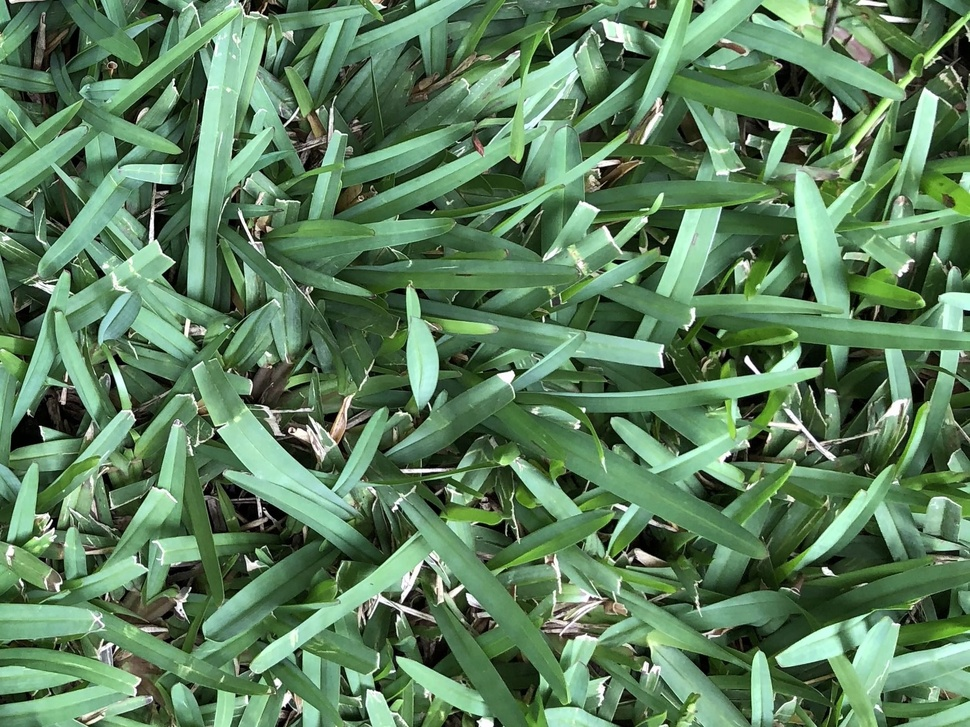
#> input picture TEXT_MINING_AND_IMAGE_RECOGNITION/Proyecto_Image_Recognition/imagen1.jpg, 970 x 727 px, shrunk from 2038 x 1528 before the run
$ jupyter execute Proyecto_image_recognition-Alvaro_Esquivel.ipynb   (shell and % lines are left out)
#> lines starting #> are read from the running program, lines starting #| are printed output that depends on the picture; after the words box and inside, x2 and y2 are one past the last pixel; in counts of white or black regions, pixels touching at a corner belong together
# Proyecto final Image Recognition
## Álvaro Andrés Esquivel Gómez - 11002822
## Video explicativo: https://drive.google.com/file/d/124Z6KUWlBJ5oQVg4rPObBngNmgYDM710/view?usp=sharing

[cell 1]

import matplotlib
import numpy as np
import matplotlib.pyplot as plt
import cv2

[cell 2]
#Funcion para leer imagenes
def verImagen(dir_imagen):
#> called with dir_imagen = 'imagen1.jpg'
    image2 = cv2.imread(dir_imagen, cv2.IMREAD_COLOR)
#> image2 is the input picture: shape (727, 970, 3); mean B, G, R 93.6, 128.8, 92.5
    image2 = cv2.cvtColor(image2, cv2.COLOR_BGR2RGB)
    plt.figure(figsize=(8,6))
    plt.imshow(image2)

### Imagen inicial

[cell 3]
verImagen("imagen1.jpg")

### Estrategia
La estrategia para la resolución de este problema es hacer uso de técnicas de segmentación para con la finalidad de separar los tallos del suelo y entre sí mismos, y luego segmentar los tallos en componentes contables para brindar un estimado de la cantidad de tallos en una imagen.

Para ello se utilizaron diversos algoritmos de procesamiento de imágenes con la librería especializada OpenCV, la descripción de la funcionalidad de cada comando utilizado esta descrito de forma de comentarios en cada línea importante durante el proceso de transformación de la imagen y el conteo final de elementos.

[cell 4]
def estimado_cant_grama(dir_imagen):

#> called with dir_imagen = 'imagen1.jpg'
    img = cv2.imread(dir_imagen)
    print("Tamaño de la imagen: ", img.shape)
#| Tamaño de la imagen:  (727, 970, 3)

    #Transformacion de la imagen a blanco y negro
    gris = cv2.cvtColor(img, cv2.COLOR_BGR2GRAY)

    #Muestra la transformacion de la imagen a escala de grises
    plt.figure(figsize=(8,6))
    plt.title('Transformación a escala de grises', fontsize=20)
    plt.imshow(gris, cmap='gray')
    plt.show()

    ## 1. Separación entre el suelo y los tallos
    #Binarizacion de la imagen, utilizando metodo de Otsu (utilizado para obtener el umbral)
    #Si el valor de píxel es menor que el umbral, se establece en 0 de lo contrario, se establece en 255.
    #El algoritmo de Otsu devuelve un único umbral de intensidad que separa los píxeles en dos clases,
    #   primer plano y fondo. Este umbral se determina minimizando la variación de intensidad dentro de la clase o,
    #   de manera equivalente, maximizando la variación entre clases.
    #THRESH_BINARY_INV es parametro de binarizacion
    cont, binarizacion = cv2.threshold(gris,0,255,cv2.THRESH_BINARY_INV + cv2.THRESH_OTSU)
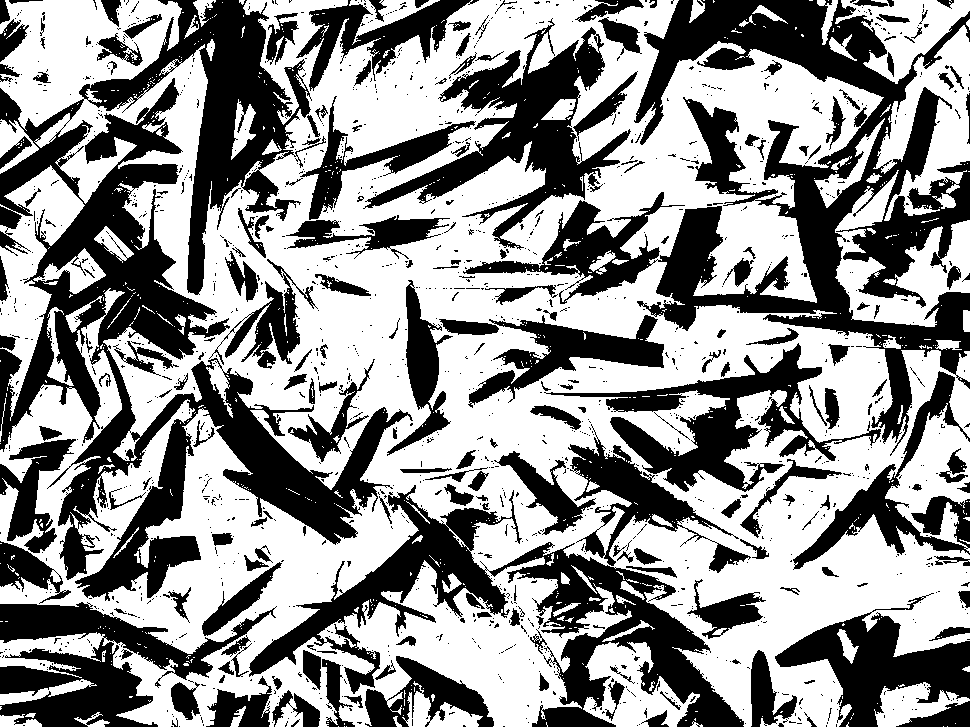
#> binarizacion: shape (727, 970); 57.3% white; 1484 black regions (1269 under 20 px), largest, box (x1, y1, x2, y2) and area: (0, 0, 413, 601) 72671, (463, 0, 970, 456) 56611, (249, 485, 744, 727) 28102
#> cont = 121

    #Se revierte la binarizacion para considear los tallos de grama como la parte de maxima intensidad
    binarizacion = 255 - binarizacion

    #Muestra la binarizacion de la imagen
    plt.figure(figsize=(8,6))
    plt.title('Binarización a de la imagen', fontsize=20)
    plt.imshow(binarizacion, cmap='gray')
    plt.show()

    ## 2. Quitar el ruido de la imagen
    #Creacion de Kernel de 3x3 para remover ruido de la imagen
    #uint8: tipo Numpy utilizado para imagenes entre 0 y 255
    kernel = np.ones((3,3), np.uint8)
    #Se utiliza transformaciones morfologicas para el procesamiento basadas en formas (identificar los tallos)
    #Utilizando parametro MORPH_OPEN para evitar porciones muy pequeñas de pixeles
    morfo_res = cv2.morphologyEx(binarizacion, cv2.MORPH_OPEN, kernel, iterations = 2)
#> morfo_res: shape (727, 970); 36.7% white; 264 white regions (2 under 20 px), largest, box (x1, y1, x2, y2) and area: (657, 120, 970, 351) 17198, (91, 0, 287, 294) 15688, (35, 164, 213, 416) 15299

    ## 3. Identificar los tallos
    #La transformación morfologica es dilatada, para aumentar el area de los tallos y acentuar características
    suelo = cv2.dilate(morfo_res, kernel, iterations=3)
#> suelo: shape (727, 970); 54.7% white; 83 black regions (32 under 20 px), largest, box (x1, y1, x2, y2) and area: (0, 0, 970, 727) 256377, (0, 0, 177, 152) 13086, (820, 0, 970, 193) 9813

    ## 4. Identificar el suelo
    #Encuentra el área del primer plano de la imagen, relativo al fondo
    #distanceTransform: Calcula la distancia al píxel cero más cercano para cada píxel de la imagen de origen.
    #DIST_L2: utilizando la distancia euclidiana
    dist_transform = cv2.distanceTransform(morfo_res, cv2.DIST_L2, 5)

    #Aplica de nuevo una binarizacion entre la distancia de los pixeles calculada anteriormente
    #Con la finalidad de separar mejor los tallos de suelo
    cont, tallos_iden = cv2.threshold(dist_transform, 0.7*dist_transform.max(),255,0)
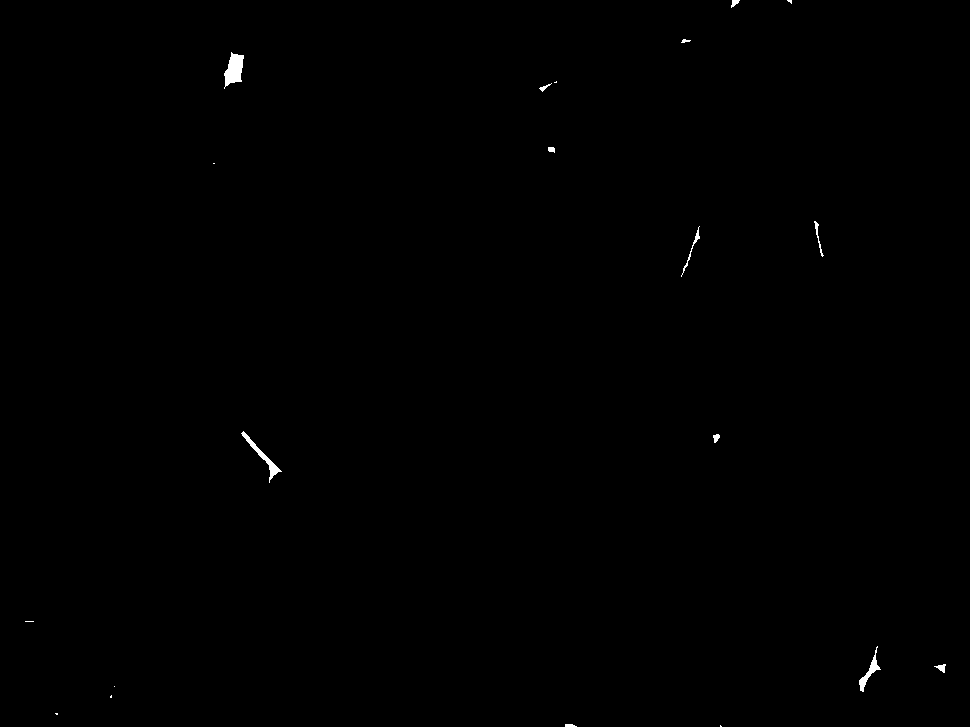
#> tallos_iden: shape (727, 970) float32; 0.21% white; 20 white regions (8 under 20 px), largest, box (x1, y1, x2, y2) and area: (224, 52, 244, 89) 446, (241, 431, 282, 483) 309, (859, 646, 881, 692) 235
#> cont = 17.78

    #Transformacion de formato para asegurar las unidades
    tallos_iden = np.uint8(tallos_iden)

    #Diferencia entre los tallos y el suelo
    bin_completa = suelo - tallos_iden
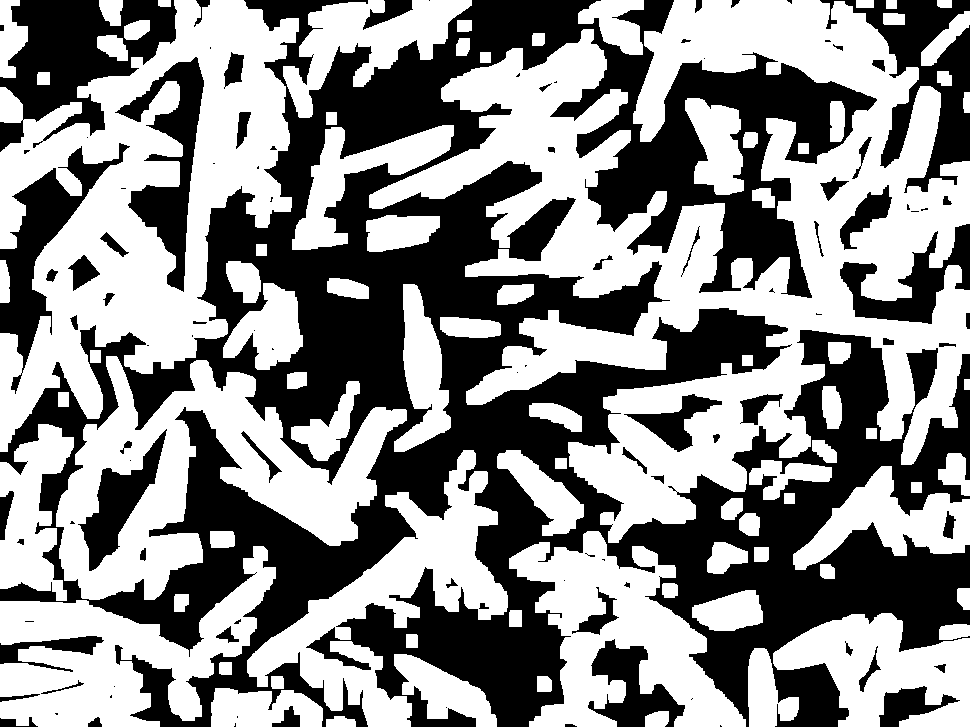
#> bin_completa: shape (727, 970); 54.5% white; 103 black regions (40 under 20 px), largest, box (x1, y1, x2, y2) and area: (0, 0, 970, 727) 256377, (0, 0, 177, 152) 13086, (820, 0, 970, 193) 9813

    #Muestra la binarizacion de la imagen
    plt.figure(figsize=(8,6))
    plt.title('Separación completa de tallos y suelo', fontsize=20)
    plt.imshow(bin_completa, cmap='gray')
    plt.show()

    ## 5. Conteo de tallos
    #Calcula los componentes conectados imagen etiquetada de la imagen booleana
    #Retorna la cantidad de componentes (espacios completos de maxima intensidad rodeados de baja intensidad)
    #Los componentes son la representacion binaria de los tallos de grama
    #Labels son grupos de componentes por pixel, 0 es el suelo
    cont, labels = cv2.connectedComponents(bin_completa)
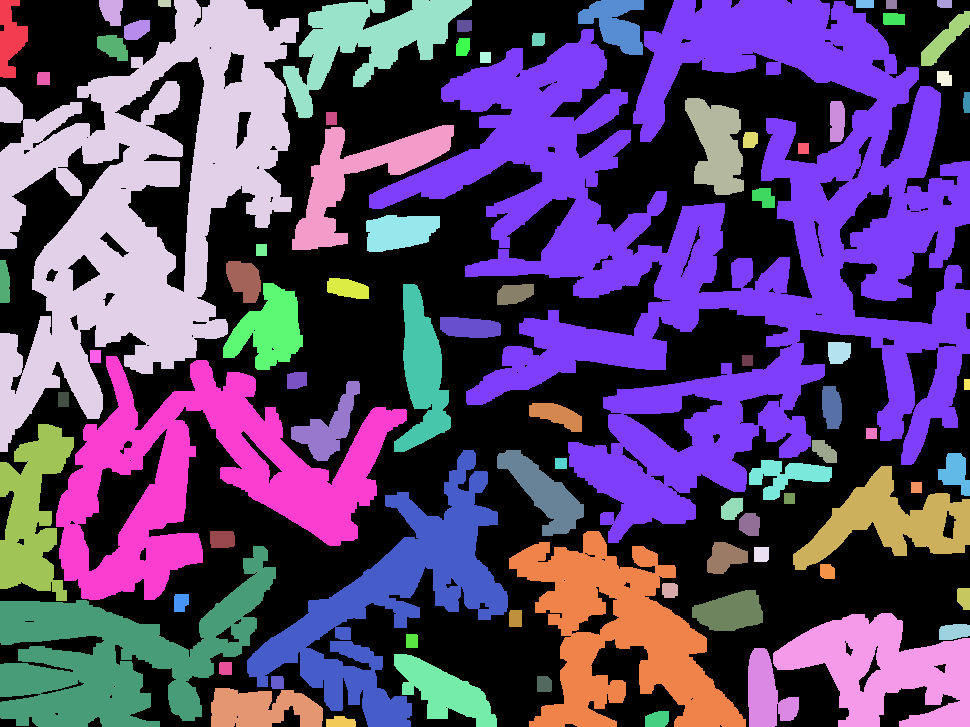
#> labels: shape (727, 970) int32; 83 distinct labels, from 0 to 82; one colour per label, 0 black
#> cont = 83

    #Creacion de matizes de colores para etiquetas
    colores_etiquetas = np.uint8(180 * labels / np.max(labels))

    tono_oscuro = 255 * np.ones_like(colores_etiquetas)

    #Crear una nueva imagen con las etiquetas identificadas coloreadas
    #Unifica los colores de la matriz en una matriz de 3 canales de tipo HSV (matiz, saturacion, brillo)
    img_colores = cv2.merge([colores_etiquetas, tono_oscuro, tono_oscuro])
    #Transformacion de HSV a BGR
    img_colores = cv2.cvtColor(img_colores, cv2.COLOR_HSV2BGR)
    #Convirtiendo fondo color negro
    img_colores[colores_etiquetas == 0] = 0
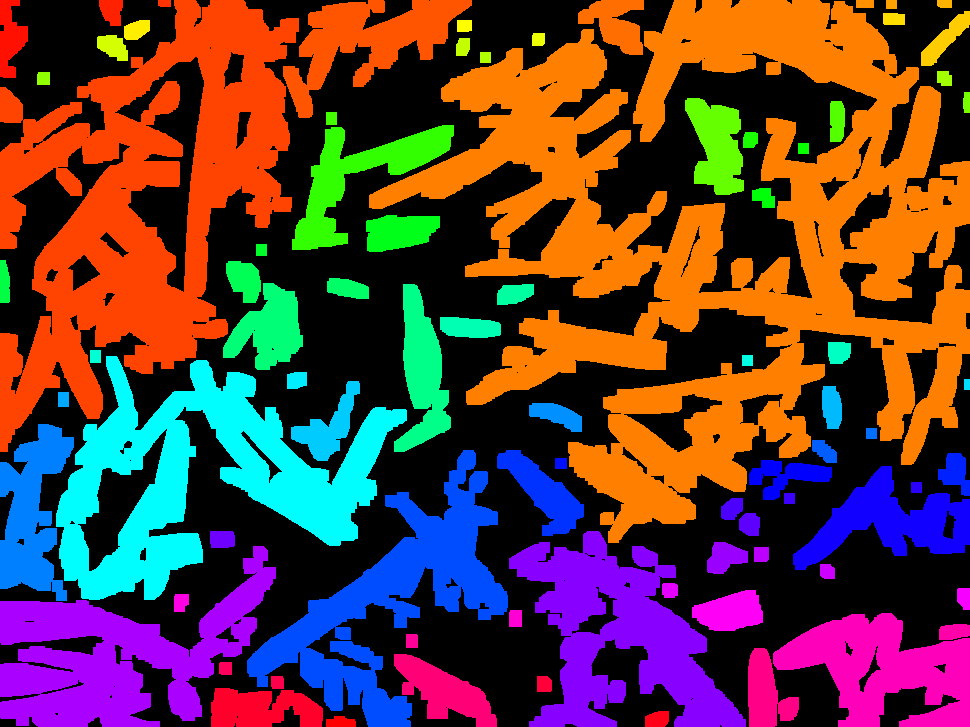
#> img_colores: shape (727, 970, 3); mean B, G, R 54.5, 58, 94.3

    #Muestra imagen con etiquetas colerada y con el numero del conteo
    plt.figure(figsize=(8,6))
    plt.title('Conteo de tallos:'+ str(cont), fontsize=20)
    plt.imshow(img_colores)
    plt.show()

    return cont

[cell 5]
num_tallos = estimado_cant_grama("imagen1.jpg")
#> num_tallos = 83

## Plano del jardín

Para calcular la cantidad de tallos de grama de mi jardín, es necesario calcular el área de este, así como considerar el área calculada por la fotografía de la grama mostrada en los algoritmos. Para ello, y con la ayuda de los planos de mi casa. La imagen de los tallos de grama representa una superficie en 16 x 12 cm en la realidad, por lo que es necesario obtener el área de esa superficie y luego dividirla por el área del jardín, para luego multiplicar por la cantidad de tallos, con la finalidad de obtener el número total de tallos de grama en mi jardín. Es importante añadir que aproximadamente el 80% de la superficie esta cubierta.

[cell 6]
area_jardin_mt2 = round(2.5 * 4.99, 4)
print("Área total del jardín: ", area_jardin_mt2)

#La imagen representaba unas dimenciones de 16 * 12 cm
area_grama_mt2 = round(0.16 * 0.12, 4)
print("Área total de la grama en la imagen: ", area_grama_mt2)

cant_tallos_jardin = ((area_jardin_mt2 / area_grama_mt2) * num_tallos) * 0.8
#> cant_tallos_jardin = 43142.7
print("Cantidad aproximada de tallos en el jardín: ", int(cant_tallos_jardin))
#| Cantidad aproximada de tallos en el jardín:  43142

## Cantidad de tallos de grama en un campo de golf

La imagen superior pertenece uno de los campos de golf más famoso del mundo, el Augusta National Golf Club, ubicando en Estados Unidos. Según la información obtenida el campo de golf tiene aproximadamente 140 hectáreas (al ser un campo completo), y en su mayoría está cubierto de grama.

Esas 140 hectáreas, deben de ser convertidas a metros cuadrados y multiplicado por la cantidad de grama encontrada en la fotografía, suponiendo que el campo de golf tendría una densidad aproximadamente similar, y considerando que el campo está compuesto en un 75% grama.

[cell 7]
area_golf_mt2 = 140 * 10000
print("Área total del campo de golf: ", area_golf_mt2)

cant_tallos_golf = ((area_golf_mt2 / area_grama_mt2) * num_tallos) * 0.75
#> cant_tallos_golf = 4.54e+09
print("Cantidad aproximada de tallos en el el campo de golf: ", int(cant_tallos_golf))
#| Cantidad aproximada de tallos en el el campo de golf:  4539062500

$ run again, with TEXT_MINING_AND_IMAGE_RECOGNITION/Proyecto_Image_Recognition/augusta_golf_club.jpg copied over TEXT_MINING_AND_IMAGE_RECOGNITION/Proyecto_Image_Recognition/imagen1.jpg
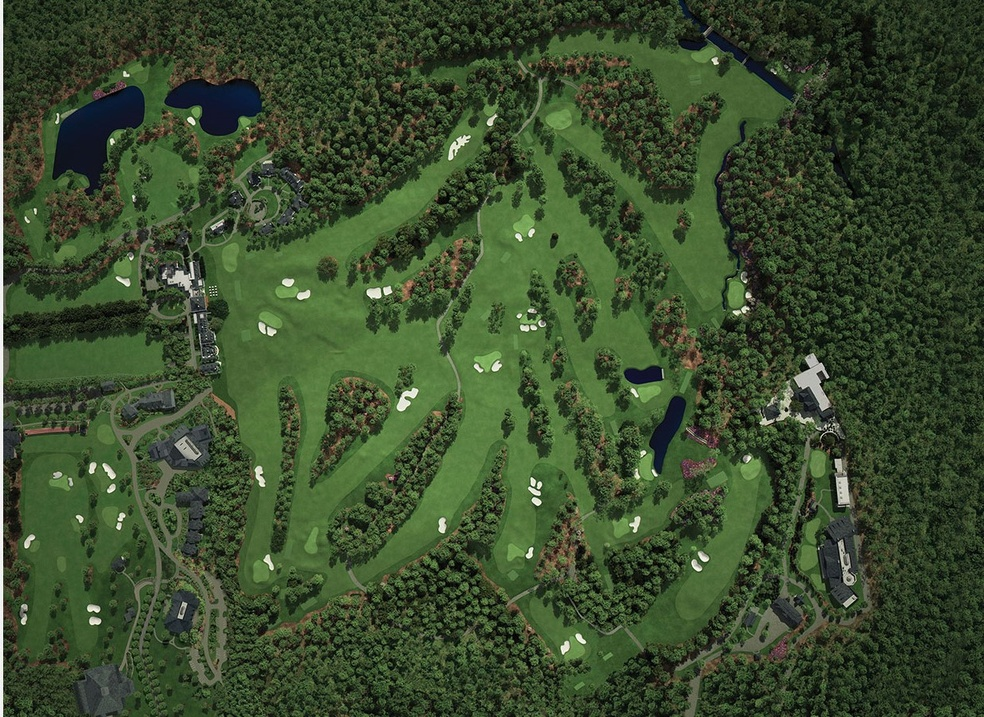
#> input picture TEXT_MINING_AND_IMAGE_RECOGNITION/Proyecto_Image_Recognition/augusta_golf_club.jpg, 984 x 717 px, shrunk from 1233 x 899 before the run
#> in verImagen, image2 is the input picture: shape (717, 984, 3); mean B, G, R 45.5, 76.1, 58.2
#| Tamaño de la imagen:  (717, 984, 3)
#> in estimado_cant_grama, `cont, binarizacion = cv2.threshold(gris,0,255,cv2.THRESH_BINARY_INV + ..`:
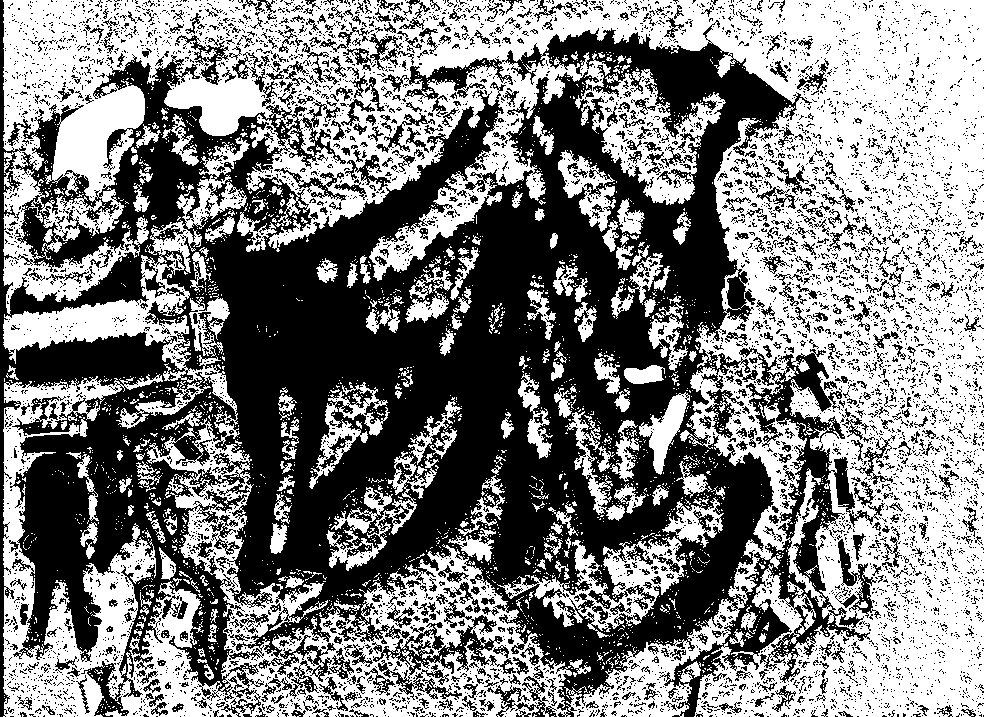
#> binarizacion: shape (717, 984); 50.8% white; 6867 black regions (6211 under 20 px), largest, box (x1, y1, x2, y2) and area: (0, 0, 885, 717) 284718, (372, 599, 516, 700) 3438, (838, 539, 881, 619) 897
#> in estimado_cant_grama, `cont, binarizacion = cv2.threshold(gris,0,255,cv2.THRESH_BINARY_INV + ..`: cont = 67
#> morfo_res: shape (717, 984); 29.9% white; 243 white regions (2 under 20 px), largest, box (x1, y1, x2, y2) and area: (201, 31, 786, 688) 147004, (21, 383, 227, 659) 21409, (15, 333, 166, 384) 5578
#> suelo: shape (717, 984); 42.4% white; 83 white regions, largest, box (x1, y1, x2, y2) and area: (0, 0, 789, 717) 269141, (789, 441, 857, 518) 3136, (777, 508, 834, 602) 2794
#> in estimado_cant_grama, `cont, tallos_iden = cv2.threshold(dist_transform, 0.7*dist_transform.m..`: cont = 30.34
#> bin_completa: shape (717, 984); 42.2% white; 83 white regions, largest, box (x1, y1, x2, y2) and area: (0, 0, 789, 717) 267532, (789, 441, 857, 518) 3136, (777, 508, 834, 602) 2794
#> labels: shape (717, 984) int32; 84 distinct labels, from 0 to 83
#> in estimado_cant_grama, `cont, labels = cv2.connectedComponents(bin_completa)`: cont = 84
#> in estimado_cant_grama, `img_colores[colores_etiquetas == 0] = 0`:
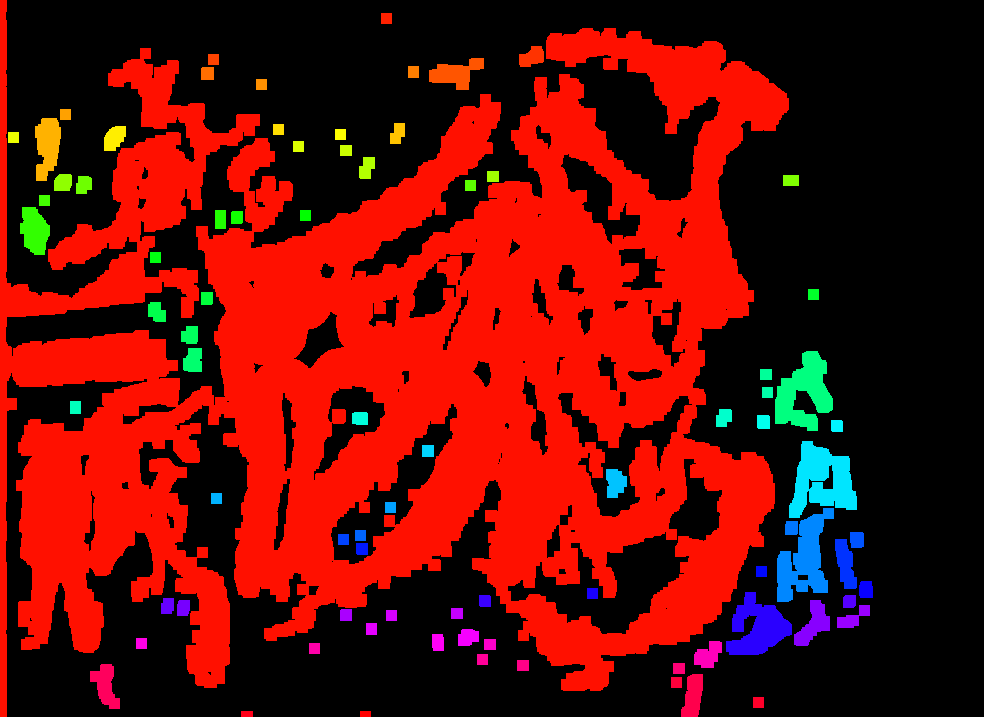
#> img_colores: shape (717, 984, 3); mean B, G, R 6.6, 11.9, 100.6
#> cant_tallos_jardin = 43662.5
#| Cantidad aproximada de tallos en el jardín:  43662
#> cant_tallos_golf = 4.59e+09
#| Cantidad aproximada de tallos en el el campo de golf:  4593750000
